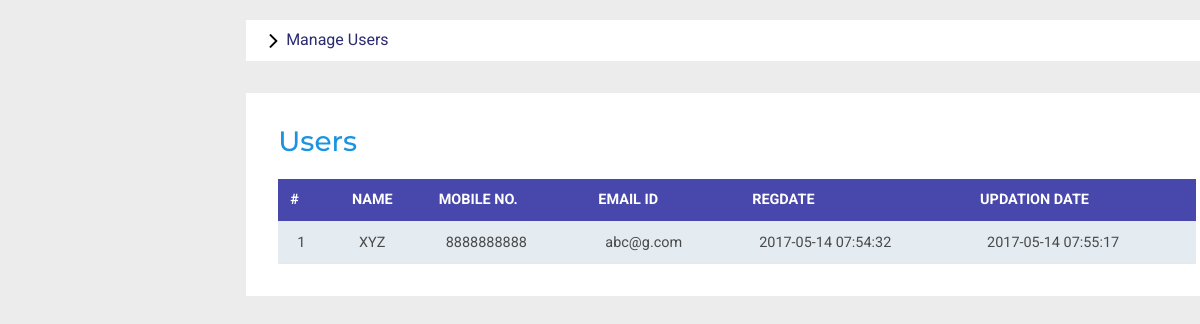
/Admin/manageuser.php (signed in), run on the app's committed database.
### tables this page shows
CREATE TABLE `tmsusers` (
  `id` int(11) NOT NULL,
  `FullName` varchar(100) DEFAULT NULL,
  `MobileNumber` char(10) DEFAULT NULL,
  `EmailId` varchar(70) DEFAULT NULL,
  `Password` varchar(100) DEFAULT NULL,
  `RegDate` timestamp NULL DEFAULT current_timestamp(),
  `UpdationDate` timestamp NULL DEFAULT NULL ON UPDATE current_timestamp()
);

### Admin/manageuser.php (the view, shortened to what this page needs)
<?php
include('included/config.php');
if(strlen($_SESSION['alogin'])==0)
	{
header('location:index.php');
}
else{
	?>
<!DOCTYPE HTML>
<html>
<head>
<link href="css/bootstrap.min.css" rel='stylesheet' type='text/css' />
<link href="css/style.css" rel='stylesheet' type='text/css' />
<link rel="stylesheet" href="css/morris.css" type="text/css"/>
<link href="css/font-awesome.css" rel="stylesheet">
<link rel="stylesheet" type="text/css" href="css/table-style.css" />
<link rel="stylesheet" type="text/css" href="css/basictable.css" />
<link rel="stylesheet" href="css/icon-font.min.css" type='text/css' />
</head>
<body>
   <div class="page-container">
<div class="left-content">
	   <div class="mother-grid-inner">
<ol class="breadcrumb">
                <li class="breadcrumb-item"><i class="fa fa-angle-right"></i>Manage Users</li>
            </ol>
<div class="agile-grids">
				<div class="agile-tables">
					<div class="w3l-table-info">
					  <h2>Users</h2>
					    <table id="table">
						<thead>
						  <tr>
						  <th>#</th>
							<th>Name</th>
							<th>Mobile No.</th>
							<th>Email Id</th>
							<th>RegDate </th>
							<th>Updation Date</th>
						  </tr>
						</thead>
						<tbody>
<?php $sql = "SELECT * from tmsusers";
$query = $con -> prepare($sql);
$query->execute();
$results=$query->fetchAll(PDO::FETCH_OBJ);
$cnt=1;
if($query->rowCount() > 0)
{
foreach($results as $result)
{				?>
						  <tr>
							<td><?php echo htmlentities($cnt);?></td>
							<td><?php echo htmlentities($result->FullName);?></td>
							<td><?php echo htmlentities($result->MobileNumber);?></td>
							<td><?php echo htmlentities($result->EmailId);?></td>
							<td><?php echo htmlentities($result->RegDate);?></td>
							<td><?php echo htmlentities($result->UpdationDate);?></td>
						  </tr>
						 <?php $cnt=$cnt+1;} }?>
						</tbody>
					  </table>
					</div>
			</div>
</div>
</div>
</body>
</html>
<?php } ?>

### Admin/css/table-style.css (style rules this page uses)
table { background: wheat; border-collapse: collapse; margin: 1.25em 0 0; width: 100%; }
table tr, table th, table td { border: none; border-bottom: 1px solid #e8e8e8; font-size: .95em; }
table th, table td { padding: 10px 12px; text-align: left; }
table th { background: rgb(71, 71, 172); color: white; text-transform: uppercase; }
table tr td { background: #e4ecf2; color: #4a4a4a; }
table { width: 100%; }

### data on the page
tmsusers: FullName "XYZ", MobileNumber "8888888888", EmailId "abc@g.com", RegDate "2017-05-14 07:54:32", UpdationDate "2017-05-14 07:55:17"
